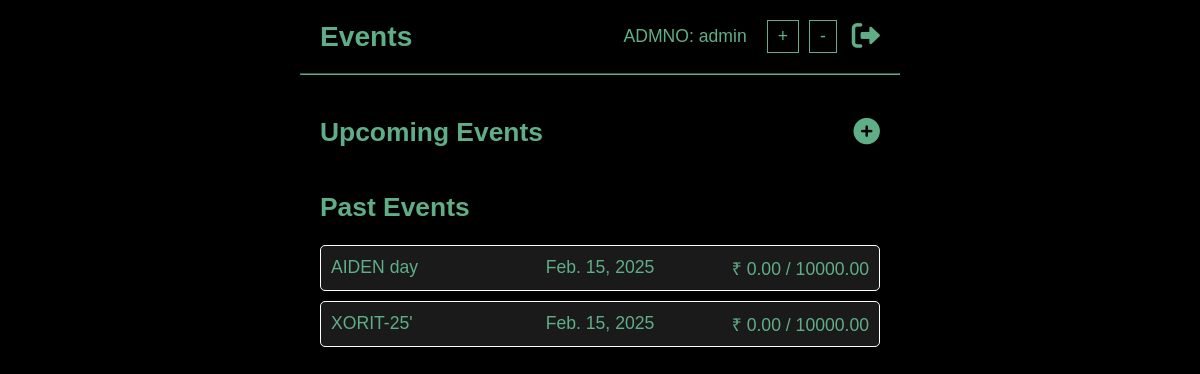
/home/ (signed in), run on an earlier commit of the app's database.
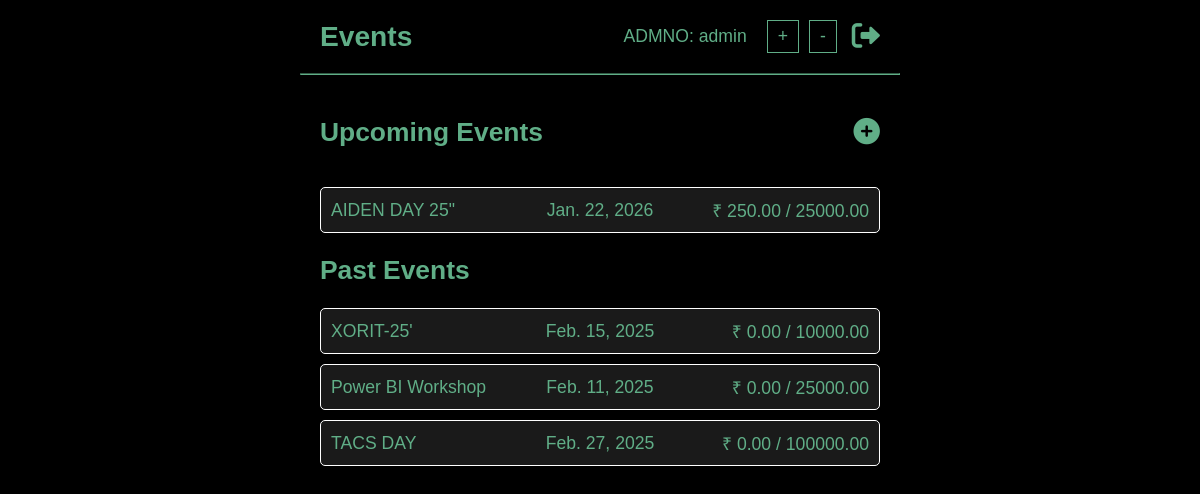
And on a later commit of the database.
### fundmanager/models.py (models this page shows, shortened)
class UserProfile(models.Model):
    user = models.OneToOneField(User, on_delete=models.CASCADE, related_name='profile')
    admission_number = models.CharField(max_length=20, blank=True)
    department = models.ForeignKey(Branch, on_delete=models.SET_NULL, null=True, blank=True, related_name='students')
    batch = models.IntegerField(null=True, blank=True)

class Event(models.Model):
    name = models.CharField(max_length=200)
    date = models.DateField()
    venue = models.CharField(max_length=200, blank=True)
    participants = models.IntegerField(blank=True)
    fund_required = models.DecimalField(max_digits=10, decimal_places=2)
    fund_collected = models.DecimalField(max_digits=10, decimal_places=2, default=0)  # Initialize to 0
    fund_per_person = models.DecimalField(max_digits=6, decimal_places=2)
    batches = models.CharField(max_length=200, help_text="Comma-separated list of batches (e.g., 2020, 2021, 2022)")
    branches = models.ManyToManyField(Branch, related_name='events', help_text="Branches invited to the event", blank=True)
    coordinator1 = models.ForeignKey(User, on_delete=models.CASCADE, related_name='events_managing1', default=0)
    coordinator1_phone = models.CharField(max_length=20, blank=True)
    coordinator2 = models.ForeignKey(User, on_delete=models.CASCADE, related_name='events_managing2', default=0)
    coordinator2_phone = models.CharField(max_length=20, blank=True)

### fundmanager/views.py (the view)
# urls.py: 2. Add a URL to urlpatterns:  path('', views.home, name='home')
def home(request):
    if request.user.is_authenticated == False: return redirect('signin')
    filtered_events = Event.objects.filter((Q(branches__in=[request.user.profile.department]) & Q(batches__contains=str(request.user.profile.batch))) |
                                           (Q(coordinator1=request.user.id) | Q(coordinator2=request.user.id))).distinct()
    return render(request, 'index.html', context={"events": filtered_events, "today": date.today()})

### templates/index.html (shortened to what this page needs)
<!DOCTYPE html>
<html lang="en">
<head>
    <link rel="stylesheet" href="/static/style.css">
    <link rel="stylesheet" href="https://cdnjs.cloudflare.com/ajax/libs/font-awesome/6.0.0/css/all.min.css"
 />
</head>
<body>
    <nav>
        <div class="nav-left">
            <strong>Events</strong>
        </div>
        <div class="nav-right">
            <span id="admission-number" style="margin-right: 15px;">ADMNO: {{request.user.profile.admission_number}}</span>
            <button id="increase-font">+</button>
            <button id="decrease-font">-</button>
            <a href="/login/"><i class="fas fa-sign-out-alt"></i></a>
        </div>
    </nav>
    <hr>
    <div class="container">
        <section id="upcoming-events">
            <div style="display: flex; justify-content: space-between; align-items: center;">
                <h2>Upcoming Events</h2>
                <a href="/create-event/"><i class="fas fa-plus-circle"
                        style="font-size: 1.5em; color: #60ae87;"></i></a>
            </div>
            <ul id="upcoming-events-list">
                {% for event in events %}
                    {% if event.date >= today %}
                    <li onclick="window.location.href='/event-details/{{event.pk}}'">
                        <div>{{event.name}}</div>
                        <div>{{event.date}}</div>
                        <div>₹ {{event.fund_collected}} / {{event.fund_required}}</div>
                    </li>
                    {% endif %}
                {% endfor %}
            </ul>
        </section>
        <section id="past-events">
            <h2>Past Events</h2>
            <ul id="past-events-list">
                {% for event in events %}
                    {% if event.date < today %}
                    <li onclick="window.location.href='/event-details/{{event.pk}}'">
                        <div>{{event.name}}</div>
                        <div>{{event.date}}</div>
                        <div>₹ {{event.fund_collected}} / {{event.fund_required}}</div>
                    </li>
                    {% endif %}
                {% endfor %}
            </ul>
        </section>
    </div>
</body>
</html>

### static/style.css (style rules this page uses)
* { -webkit-tap-highlight-color: transparent; }
body { font-family: sans-serif; background-color: black; color: #60ae87; margin: 0 auto; padding: 0; max-width: 600px; font-size: 1.1em; }
nav { display: flex; justify-content: space-between; align-items: center; padding: 20px; }
.nav-left { font-size: 1.6em; font-weight: bold; display: flex; align-items: center; }
.nav-right { display: flex; align-items: center; }
.nav-right span { margin-right: 15px; }
.nav-right button { background-color: transparent; color: #60ae87; border: 1px solid #60ae87; padding: 5px 10px; margin: 0 5px; cursor: pointer; font-size: 1em; }
.nav-right i { font-size: 1.6em; cursor: pointer; margin-left: 10px; }
.nav-right a i { color: #60ae87; font-size: 1.6em; cursor: pointer; margin-left: 10px; }
hr { border-color: #60ae87; margin: 0; }
.container { padding: 20px; }
section { margin-bottom: 20px; }
section div a i { color: #60ae87; cursor: pointer; font-size: 1.5em; }
ul { list-style: none; padding: 0; }
li { background-color: #1a1a1a; border-radius: 5px; padding: 10px; margin-bottom: 10px; display: flex; justify-content: space-between; align-items: center; transition: all 0.2s ease; border: 0.1px solid white; }
li div { flex: 1; text-align: center; }
li div:first-child { text-align: left; }
li div:last-child { text-align: right; }

What changed in the data, as far as the page shows it:
removed Event: name "AIDEN day", date "Feb. 15, 2025", fund_collected "0.00", fund_required "10000.00", shown under "Past Events"
added Event: name "AIDEN DAY 25\"", date "Jan. 22, 2026", fund_collected "250.00", fund_required "25000.00", shown under "Upcoming Events"
added Event: name "Power BI Workshop", date "Feb. 11, 2025", fund_collected "0.00", fund_required "25000.00", shown under "Past Events"
added Event: name "TACS DAY", date "Feb. 27, 2025", fund_collected "0.00", fund_required "100000.00", shown under "Past Events"
